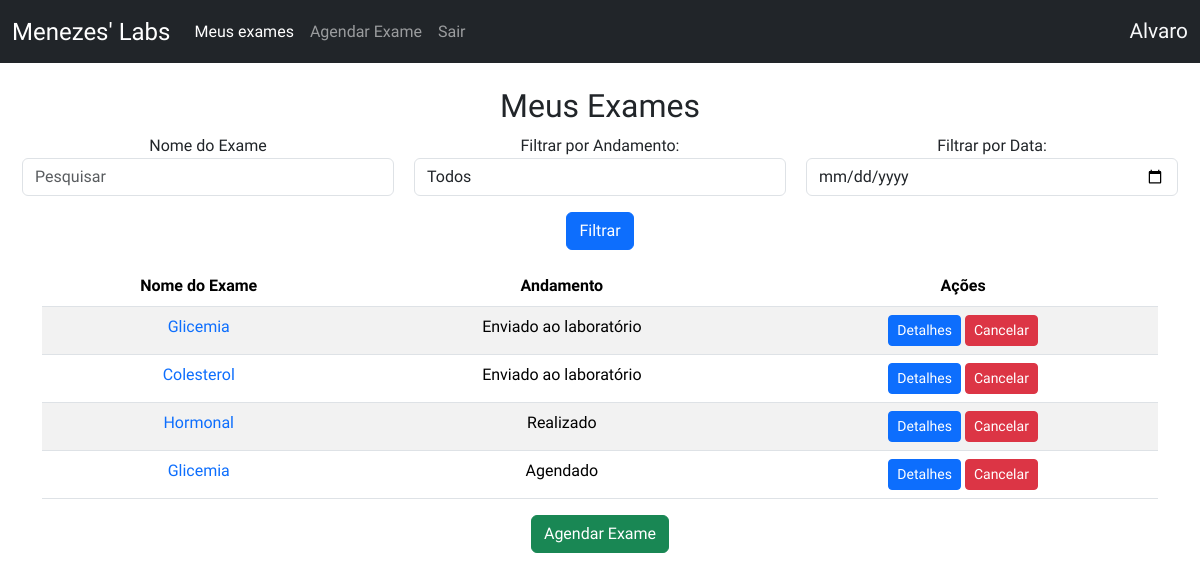
Screenshot of / (signed in) with the database file from the repository.
### crud/models.py (models this page shows, shortened)
class Base(models.Model):
    criado = models.DateTimeField(verbose_name ='Criado em',auto_now_add=True)
    modificado = models.DateTimeField(verbose_name ='Modificado em',auto_now=True)
    ativo = models.BooleanField(verbose_name ='Ativo?',default=True)
    class Meta:
        abstract = True

class AgendamentoExame(Base):
    exame = models.ForeignKey(Exame,verbose_name='Exame',on_delete=models.CASCADE)
    data = models.DateField('Data',auto_now=False,auto_now_add=False)
    usuario = models.ForeignKey(User,verbose_name='Usuário',on_delete=models.CASCADE)
    HORARIO_CHOICES = (
    ('07:00', '07:00'),
    ('08:00', '08:00'),
    ('09:00', '09:00'),
    ('10:00', '10:00'),
    ('11:00', '11:00'),
    ('13:00', '13:00'),
    ('14:00', '14:00'),
    ('15:00', '15:00'),
    ('16:00', '16:00'),
    ('17:00', '17:00'),
)
    ANDAMENTO_CHOICES = (
        ('Agendado', 'Agendado'),
        ('Realizado', 'Realizado'),
        ('Enviado ao laboratório', 'Enviado ao laboratório'),
        ('Concluído', 'Concluído'),
        ('Cancelado', 'Cancelado'),
    )
    horario = models.CharField(verbose_name ='Horário', max_length = 5 ,choices=HORARIO_CHOICES)
    andamento = models.CharField(verbose_name ='Andamento',max_length=30,choices=ANDAMENTO_CHOICES,default='Agendado')
    resultado = models.FileField('Resultado',upload_to='pdfs/',null=True,blank=True)
    class Meta:
        verbose_name = 'Agendamento'
        verbose_name_plural = 'Agendamentos'
        ordering = ['data','horario']

class Exame(Base):
    nome = models.CharField('Nome',max_length=100)
    def __str__(self):
        return self.nome
    class Meta:
        verbose_name = 'Exame'
        verbose_name_plural = 'Exames'
        ordering = ['nome']

### crud/views.py (the view)
# urls.py: path('', UserIndexView.as_view(), name='index'),
class UserIndexView(ListView):
    template_name = 'index.html'
    model = AgendamentoExame
    context_object_name = 'agendamentos'
    def get_queryset(self):
        query = ''
        filtro_exame = self.request.GET.get('filtro_exame')
        filtro_andamento = self.request.GET.get('filtro_andamento')
        filtro_data = self.request.GET.get('filtro_data')
        if self.request.user.is_authenticated:
            query = AgendamentoExame.objects.filter(usuario=self.request.user, ativo=True)
            if filtro_exame:
                query = query.filter(exame__nome__startswith=filtro_exame)
            if filtro_andamento:
                query = query.filter(andamento=filtro_andamento)
            if filtro_data:
                query = query.filter(data=filtro_data)
        return query

### crud/templates/index.html (shortened to what this page needs)
{% extends 'base.html' %}
{% block content %}
{% if user.is_authenticated and user.is_superuser == False %}
    <div class="table-container" style="text-align: center;">
        <h2 style="margin-top: 3vh;">Meus Exames</h2>
        <form class="mb-3" method="get" action="">
            <div class="form-row" style="display: flex; gap:20px; justify-content: center;">
                <div class="col-md-4 mb-3">
                    <label for="filtro_data">Nome do Exame</label>
                    <input class="form-control" type="text" name="filtro_exame" placeholder="Pesquisar">
                </div>
                <div class="col-md-4 mb-3">
                    <label for="filtro_andamento">Filtrar por Andamento:</label>
                        <select class="form-control" name="filtro_andamento" id="filtro_andamento">
                            <option value="">Todos</option>
                        </select>
                </div>
                <div class="col-md-4 mb-3">
                    <label for="filtro_data">Filtrar por Data:</label>
                    <input type="date" class="form-control" name="filtro_data" id="filtro_data">
                </div>
            </div>
            <button type="submit" class="btn btn-primary">Filtrar</button>
        </form>
        <table class="table table-striped">
            <thead class="thead-dark">
                <tr>
                    <th scope="col"><strong>Nome do Exame</strong></th>
                    <th scope="col"><strong>Andamento</strong></th>
                    <th scope="col"><strong>Ações</strong></th>
                </tr>
            </thead>
            <tbody>
                {% for agendamento in agendamentos %}
                    <tr>
                        <td><a href="{% url 'detail' pk=agendamento.pk %}" class="text-decoration-none">{{ agendamento.exame }}</a></td>
                        <td>{{ agendamento.andamento }}</td>
                        <td>
                            <a href="{% url 'detail' pk=agendamento.pk %}" class="btn btn-primary btn-sm">Detalhes</a>
                            <a href="{% url 'delete' pk=agendamento.pk %}" class="btn btn-danger btn-sm">Cancelar</a>
                        </td>
                    </tr>
                    {% endfor %}
                </tbody>
            </table>
            <a href="{% url 'create' %}" class="btn btn-success button">Agendar Exame</a>
        </div>
{% else %}
    <div class="container" style="text-align: center;">
        <h2 style="margin-top: 3vh;">Bem-vindo ao Menezes' Labs</h2>
        <p>Para agendar um exame, por favor, faça login.</p>
        <a href="{% url 'account_login' %}" class="btn btn-primary button">Entrar</a>
    </div>
{% endif %}
{% endblock %}

### crud/templates/componentes/navbar.html (shortened to what this page needs)
<nav class="navbar navbar-expand-lg navbar-dark bg-dark">
  <div class="container-fluid">
    <a class="navbar-brand" style="font-size: 1.5em;" href="{% url 'index' %}">Menezes' Labs</a>
    <div class="collapse navbar-collapse" id="navbarText">
      <ul class="navbar-nav me-auto mb-2 mb-lg-0">
        <li class="nav-item">
          <a class="nav-link active" aria-current="page" href="{% url 'index' %}">
            {% if user.is_superuser %}
              Menu
            {% else %}
              Meus exames
            {% endif %}
          </a>
        </li>
        {% if user.is_authenticated and user.is_superuser == False %}
          <li class="nav-item">
            <a class="nav-link" href="{% url 'create' %}">Agendar Exame</a>
          </li>
        {% endif %}
        {% if user.is_authenticated %}
          <li class="nav-item">
            <a class="nav-link" href="{% url 'account_logout' %}">Sair</a>
          </li>
        {% endif %}
      </ul>
      {% if user.is_authenticated %}
        <span class="navbar-text text-light ms-auto" style="font-size: 1.3em;">
          {{ user|capfirst }}
        </span>
      {% else %}
        <span class="navbar-text text-light ms-auto" style="font-size: 1.3em;">
          <a class="nav-link" href="{% url 'account_login' %}">Entrar</a>
        </span>
      {% endif %}
    </div>
  </div>
</nav>

### crud/static/styles.css (style rules this page uses)
* { font-family: "Raleway", sans-serif; font-optical-sizing: auto; font-weight: 400; font-style: normal; }

### rows the page displays
AgendamentoExame: exame "Glicemia", andamento "Enviado ao laboratório"
AgendamentoExame: exame "Colesterol", andamento "Enviado ao laboratório"
AgendamentoExame: exame "Hormonal", andamento "Realizado"
AgendamentoExame: exame "Glicemia", andamento "Agendado"

### other values shown
{{ user|capfirst }} "Alvaro"
